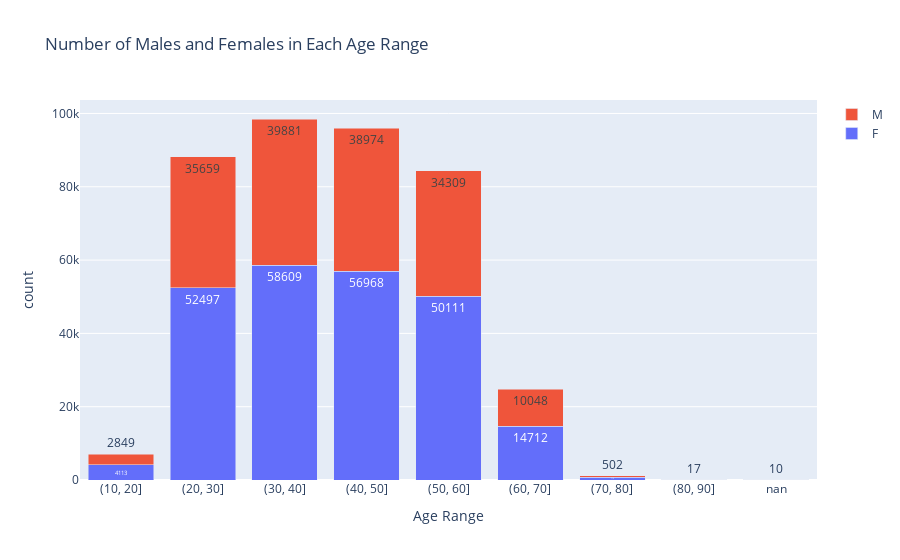

The code cell stored with this chart in its notebook:
### Code cell
data["Age Range"]= pd.cut(data['AGE'], bins=age_ranges).astype(str)

# Group the data by age range and gender and count the number of occurences

grouped_data = data.groupby(["Age Range", "GENDER"]).size().unstack()

# Create a stacked bar plot using plotly
fig= go.Figure()

# Add bars for males and females in each age range
for col in grouped_data.columns:
    fig.add_trace(go.Bar(x =grouped_data.index, y=grouped_data[col], name=col,
                         text=grouped_data[col], textposition="auto"))
                         
# Update the layout of the figure

fig.update_layout(barmode="stack", xaxis_title = "Age Range", yaxis_title="count",
                  title = "Number of Males and Females in Each Age Range")

fig.show()

### Figure 1 — Plotly figure (JSON) as saved in the notebook; plotly's stock layout.template omitted (floating-point values rounded to 4 significant figures)
{"data": [{"name": "F", "text": [4113, 52497, 58609, 56968, 50111, 14712, 710, 21, 10], "textposition": "auto", "type": "bar", "x": ["(10, 20]", "(20, 30]", "(30, 40]", "(40, 50]", "(50, 60]", "(60, 70]", "(70, 80]", "(80, 90]", "nan"], "y": [4113, 52497, 58609, 56968, 50111, 14712, 710, 21, 10]}, {"name": "M", "text": [2849, 35659, 39881, 38974, 34309, 10048, 502, 17, 10], "textposition": "auto", "type": "bar", "x": ["(10, 20]", "(20, 30]", "(30, 40]", "(40, 50]", "(50, 60]", "(60, 70]", "(70, 80]", "(80, 90]", "nan"], "y": [2849, 35659, 39881, 38974, 34309, 10048, 502, 17, 10]}], "layout": {"barmode": "stack", "title": {"text": "Number of Males and Females in Each Age Range"}, "xaxis": {"title": {"text": "Age Range"}}, "yaxis": {"title": {"text": "count"}}}}
